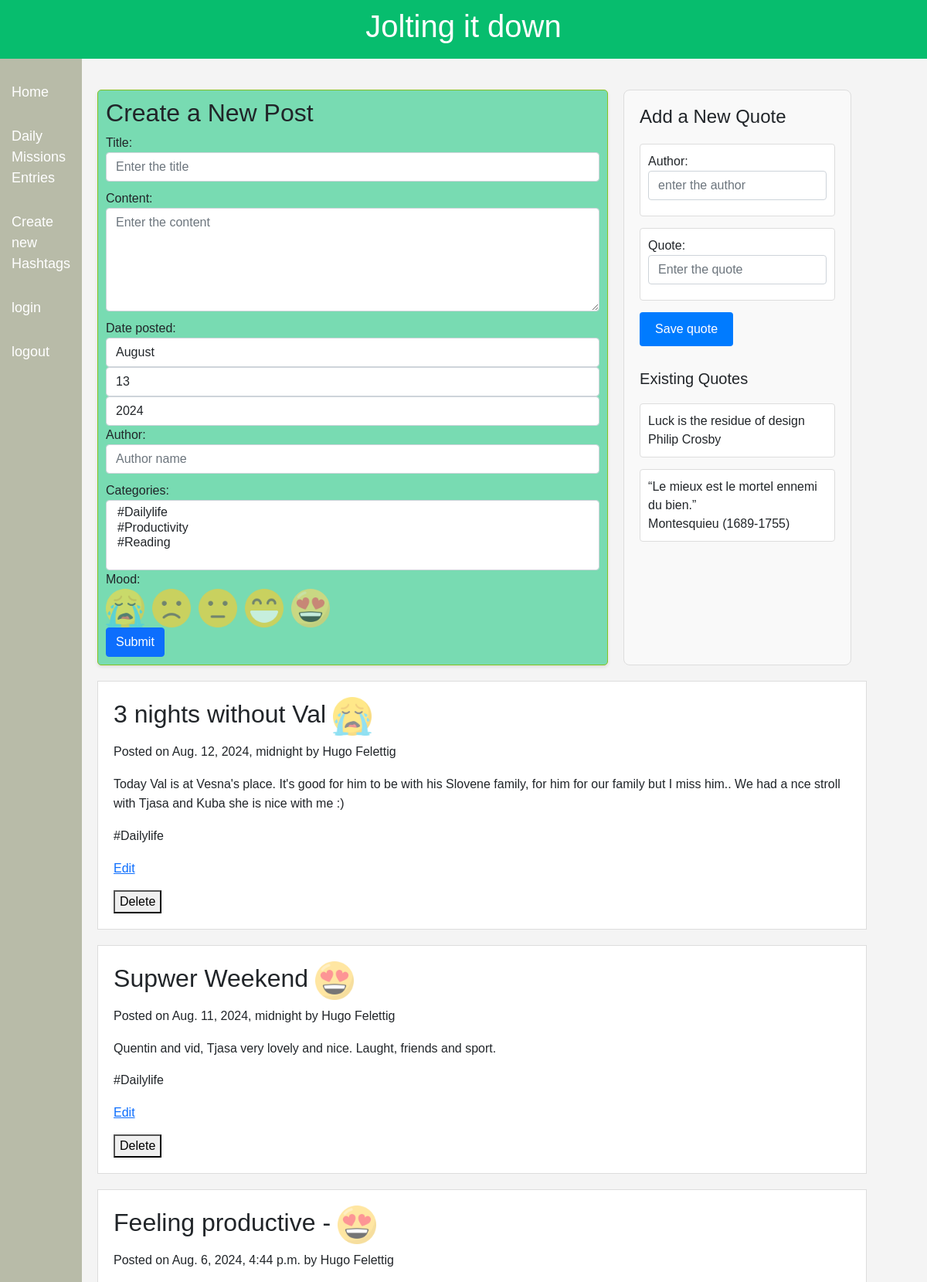
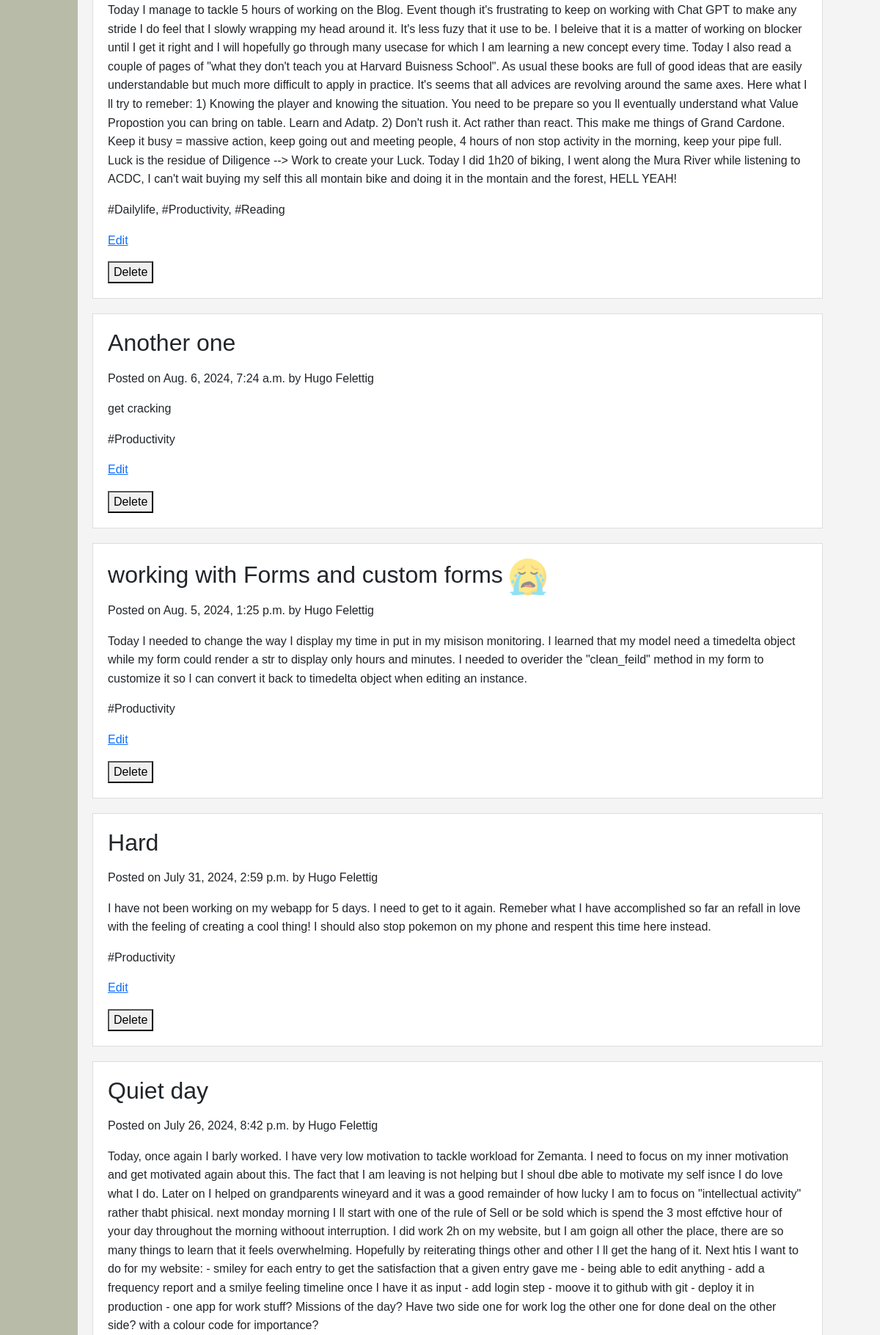
The app's page / (signed in, upper part) with its own data (2 pictures, top to bottom).
### blog_page/models.py (models this page shows, shortened)
class Quote(models.Model):
    quote = models.TextField()
    author = models.CharField(max_length=100)

class Post(models.Model):
    title = models.CharField(max_length=200)
    content = models.TextField()
    date_posted = models.DateTimeField(default=timezone.now)
    author = models.CharField(max_length=100)
    categories = models.ManyToManyField(Category)
    mood = models.PositiveIntegerField(null=False,blank=False,default=9)

class Category(models.Model):
    name = models.CharField(max_length=100)
    def __str__(self):
        return self.name

### blog_page/views.py (the view)
# urls.py: path('',blog_post, name='home'),
@login_required
def blog_post(request):
    blog_post = Post.objects.all().order_by('-date_posted')
    categories = Category.objects.all()
    quotes = Quote.objects.all()
    mood_images = {
        1: static('blog_page/images/crying.png'),
        2: static('blog_page/images/sad.png'),
        3: static('blog_page/images/neutral.png'),
        4: static('blog_page/images/smiling.png'),
        5: static('blog_page/images/lovely.png')
    }
    if request.method == 'POST':
        if request.POST['form_type'] == 'form1':
            post_form = PostForm(request.POST)
            if post_form.is_valid():
                post_form.save()
                return redirect('home')  # Redirect after form submission
        elif request.POST['form_type'] == 'form2':
            quote_form = QuoteForm(request.POST)
            if quote_form.is_valid():
                quote_form.save()
                return redirect('home')
        elif request.POST['form_type'] == 'delete':
            post_id = request.POST.get('post_id')
            print(post_id)
            post = get_object_or_404(Post, pk=post_id)
            post.delete()
            return redirect('home')
    else:
        post_form = PostForm()
        quote_form = QuoteForm()
    context = {
        'posts': blog_post,
        'categories': categories,
        'post_form': post_form,
        'mood_images': mood_images,
        'quotes': quotes,
        'quote_form': quote_form
    }
    return render(request, 'blog_page.html', context)

### blog_page/forms.py
class QuoteForm(forms.ModelForm):
    class Meta:
        model = Quote
        fields = ['author', 'quote']
        widgets = {
            'author': forms.TextInput(attrs={
                'class':'form-control',
                'placeholder':'enter the author'
            }),
            'quote': forms.TextInput(attrs={
                'class':'form-control',
                'placeholder':'Enter the quote'
            })
        }

### blog_page/templatetags/custom_filters.py (called while the page is built)
@register.filter
def get_item(dictionary, key):
    return dictionary.get(key)

### blog_page/widget.py (called while the page is built)
    def render(self, name, value, attrs=None, renderer=None):
        mood_images = [
            static('blog_page/images/crying.png'),
            static('blog_page/images/sad.png'),
            static('blog_page/images/neutral.png'),
            static('blog_page/images/smiling.png'),
            static('blog_page/images/lovely.png')
        ]
        html = '<div class="mood-selector">'
        for i, img in enumerate(mood_images):
            checked = 'checked' if str(i+1) == str(value) else ''
            html += f'<img src="{img}" data-value="{i+1}" class="mood-image {checked}" onclick="selectMood(this)" />'
        html += f'<input type="hidden" name="{name}" value="{value}" />'
        html += '</div>'
        return html

### blog_page/templates/blog_page.html (shortened to what this page needs)
{% load static %}
{% load custom_filters %}
<!DOCTYPE html>
<html lang="en">
<head>
    <link href="https://cdn.jsdelivr.net/npm/bootstrap@5.0.2/dist/css/bootstrap.min.css" rel="stylesheet">
    <link rel="stylesheet" href="{% static 'blog_page/css/styles.css' %}">
</head>
<body>
    <header>
        <h1>{% block title %} Jolting it down{% endblock %}</h1>
    </header>
    <div class="container">
        <nav class="sidebar">
            <ul>
                <li><a href="{% url 'home' %}">Home</a></li>
                <li><a href="{% url 'checklist' %}">Daily Missions Entries</a></li>
                <li><a href="{% url 'create_categories' %}">Create new Hashtags</a></li>
                <li><a href="{% url 'login' %}">login</a></li>
                <li><a href="{% url 'logout' %}">logout</a></li>
            </ul>
        </nav>
        <div class="content">
            {% block content %}
            <div class="content_flex">
                <div class="post_head">
                    <h2>Create a New Post</h2>
                    <form method="post" action="">
                        <div class="form-group">
                            {{ post_form.title.label_tag }}
                            {{ post_form.title }}
                        </div>
                        <div class="form-group">
                            {{ post_form.content.label_tag }}
                            {{ post_form.content }}
                        </div>
                        <div class="form-group">
                            {{ post_form.date_posted.label_tag }}
                            {{ post_form.date_posted }}
                        </div>
                        <div class="form-group">
                            {{ post_form.author.label_tag }}
                            {{ post_form.author }}
                        </div>
                        <div class="form-group">
                            {{ post_form.categories.label_tag }}
                            {{ post_form.categories }}
                        </div>
                        <div class="form-group">
                            {{ post_form.mood.label_tag }}
                            {{ post_form.mood }}
                        </div>
                        <button type="submit" class="btn btn-primary">Submit</button>
                    </form>
                </div>
                <div class="quote_section">
                    <h2>Add a New Quote</h2>
                    <form method="post">
                        {{ quote_form.as_p }}
                        <button type="submit">Save quote</button>
                    </form>
                    <h3>Existing Quotes</h3>
                    {% for q in quotes %}
                        <p>
                            {{ q.quote }}<br>
                            {{ q.author }}
                        </p>
                    {% empty %}
                        <p>No quotes found.</p>
                    {% endfor %}
                </div>
            </div>
            <div class="posts_section">
                {% for x in posts %}
                    <div class="post">
                        <h2>{{ x.title }}
                        {% if x.mood in mood_images %}
                            <img src="{{ mood_images|get_item:x.mood }}" alt="Mood Image" class="mood-image" />
                        {% else %}
                            <p></p>
                        {% endif %}
                        </h2>
                        <p>Posted on {{ x.date_posted }} by {{ x.author }}</p>
                        <p>{{ x.content }}</p>
                        <p>{{ x.categories.all|join:", " }}</p>
                        <p><a href="{% url 'edit_post' x.id %}">Edit</a></p>
                        <form method="post">
                            <button type="submit"> Delete </button>
                        </form>
                    </div>
                {% empty %}
                    <p>No posts found.</p>
                {% endfor %}
            </div>
        </div>
    </div>
        {% endblock %}
</body>
</html>

### blog_page/static/blog_page/css/styles.css (style rules this page uses)
body { font-family: Arial, sans-serif; margin: 0; padding: 0; background-color: #f4f4f4; overflow-x: hidden; }
header { background-color: #07bd6e; color: #fff; padding: 10px 0; text-align: center; width: 100%; box-sizing: border-box; }
.container { display: flex; flex-direction: row; width: 100vw; margin: 0; padding: 0; }
.sidebar { width: 200px; background-color: #b8bba8; padding-top: 20px; box-sizing: border-box; }
.sidebar ul { list-style-type: none; padding: 0; margin: 0; }
.sidebar ul li { margin-bottom: 10px; }
.sidebar ul li a { color: white; text-decoration: none; display: block; padding: 10px 15px; font-size: 18px; }
.content { flex: 1; padding: 20px; }
.content_flex { box-sizing: border-box; display: flex; flex-direction: row; }
.post { background: #fff; margin-bottom: 20px; padding: 20px; border: 1px solid #ddd; }
.post_head { background: #78dbb2; margin: 20px auto; padding: 10px; width: 800px; border: 1px solid #86c421; border-radius: 5px; box-shadow: 0 2px 4px rgba(0, 0, 0, 0.1); flex: 5, }
.post h2 { margin-top: 0; }
.post p { line-height: 1.6; }
.mood-selector { display: flex; gap: 10px; }
.mood-image { cursor: pointer; width: 50px; height: 50px; opacity: 0.6; }
.quote_section { margin: 20px; padding: 20px; border: 1px solid #ddd; border-radius: 8px; background-color: #f9f9f9; flex: 3, }
.quote_section h2 { font-size: 24px; margin-bottom: 20px; }
input, textarea { display: block; margin-bottom: 10px; }
.quote_section button { display: inline-block; padding: 10px 20px; font-size: 16px; color: #fff; background-color: #007bff; border: none; border-radius: 4px; cursor: pointer; transition: background-color 0.3s ease; }
.quote_section h3 { font-size: 20px; margin-top: 30px; margin-bottom: 20px; }
.quote_section p { margin-bottom: 15px; padding: 10px; border: 1px solid #ddd; border-radius: 4px; background-color: #fff; }

### records on screen
Quote: quote "Luck is the residue of design", author "Philip Crosby"
Quote: quote "“Le mieux est le mortel ennemi du bien.”", author "Montesquieu (1689-1755)"
Post: title "3 nights without Val", date_posted "Aug. 12, 2024, midnight", author "Hugo Felettig", content "Today Val is at Vesna's place. It's good for him to be with his Slovene family, for him for our family but I miss him.. We had a nce stroll with Tjasa and Kuba she is nice with me :)", categories.all "#Dailylife"
Post: title "Supwer Weekend", date_posted "Aug. 11, 2024, midnight", author "Hugo Felettig", content "Quentin and vid, Tjasa very lovely and nice. Laught, friends and sport.", categories.all "#Dailylife"
Post: title "Feeling productive -", date_posted "Aug. 6, 2024, 4:44 p.m.", author "Hugo Felettig", content "Today I manage to tackle 5 hours of working on the Blog. Event though it's frustrating to keep on working with Chat GPT to make any stride I do feel that I slowly wrapping my head around it. It's less fuzy that it use to be. I beleive that it is a matter of working on blocker until I get it right and I will hopefully go through many usecase for which I am learning a new concept every time. Today I also read a couple of pages of \"what they don't teach you at Harvard Buisness School\". As usual these books are full of good ideas that are easily understandable but much more difficult to apply in practice. It's seems that all advices are revolving around the same axes. Here what I ll try to…", categories.all "#Dailylife, #Productivity, #Reading"
Post: title "Another one", date_posted "Aug. 6, 2024, 7:24 a.m.", author "Hugo Felettig", content "get cracking", categories.all "#Productivity"
Post: title "working with Forms and custom forms", date_posted "Aug. 5, 2024, 1:25 p.m.", author "Hugo Felettig", content "Today I needed to change the way I display my time in put in my misison monitoring. I learned that my model need a timedelta object while my form could render a str to display only hours and minutes. I needed to overider the \"clean_feild\" method in my form to customize it so I can convert it back to timedelta object when editing an instance.", categories.all "#Productivity"
Post: title "Hard", date_posted "July 31, 2024, 2:59 p.m.", author "Hugo Felettig", content "I have not been working on my webapp for 5 days. I need to get to it again. Remeber what I have accomplished so far an refall in love with the feeling of creating a cool thing! I should also stop pokemon on my phone and respent this time here instead.", categories.all "#Productivity"
Post: title "Quiet day", date_posted "July 26, 2024, 8:42 p.m.", author "Hugo Felettig", content "Today, once again I barly worked. I have very low motivation to tackle workload for Zemanta. I need to focus on my inner motivation and get motivated again about this. The fact that I am leaving is not helping but I shoul dbe able to motivate my self isnce I do love what I do. Later on I helped on grandparents wineyard and it was a good remainder of how lucky I am to focus on \"intellectual activity\" rather thabt phisical. next monday morning I ll start with one of the rule of Sell or be sold which is spend the 3 most effctive hour of your day throughout the morning withoout interruption. I did work 2h on my website, but I am goign all other the place, there are so many things to learn that…"

### other values on screen
{{ post_form.title.label_tag }} "Title:"
{{ post_form.content.label_tag }} "Content:"
{{ post_form.date_posted.label_tag }} "Date posted:"
{{ post_form.author.label_tag }} "Author:"
{{ post_form.categories.label_tag }} "Categories:"
{{ post_form.mood.label_tag }} "Mood:"
